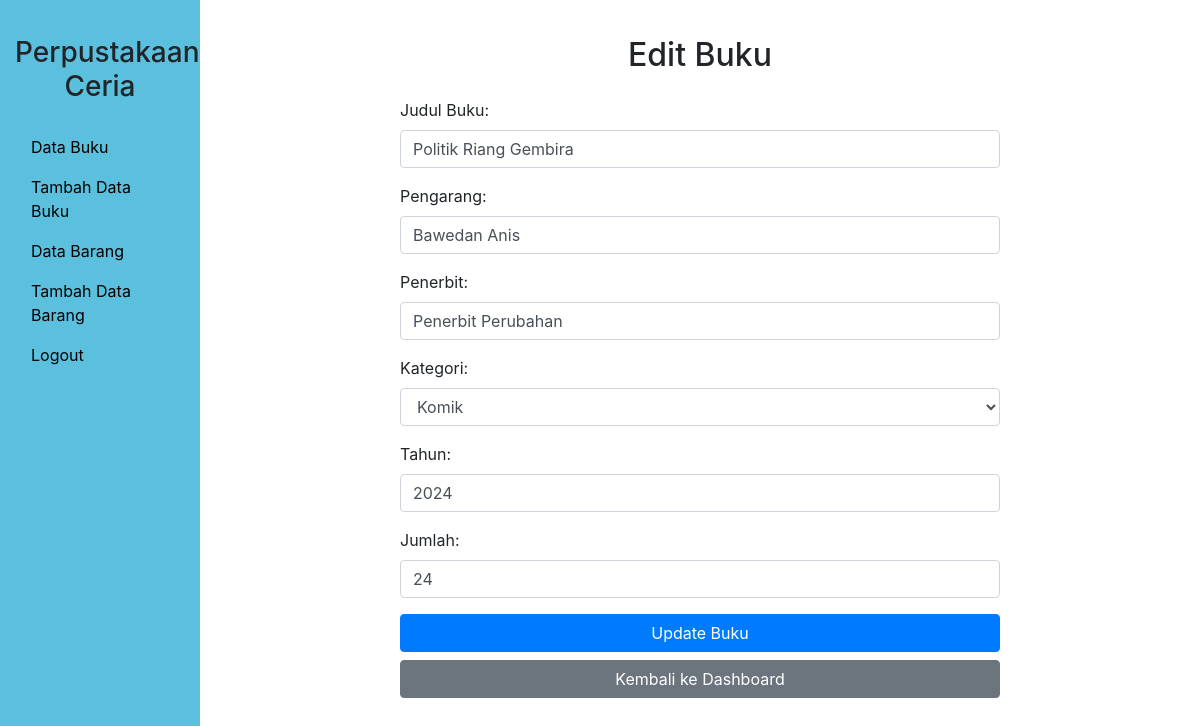
/edit_buku.php?id_buku=K001, run on the app's committed database.
### tables this page shows
CREATE TABLE `buku` (
  `no` int(11) NOT NULL,
  `id_buku` varchar(20) NOT NULL,
  `judul_buku` varchar(255) NOT NULL,
  `pengarang` varchar(100) NOT NULL,
  `penerbit` varchar(100) NOT NULL,
  `kategori` varchar(50) NOT NULL,
  `tahun` int(11) NOT NULL,
  `jumlah` int(11) NOT NULL
);

### edit_buku.php (the view, shortened to what this page needs)
<?php
$conn = new mysqli("localhost", "root", "", "perpustakaan");
$id_buku = $_GET['id_buku'];
$sql = "SELECT * FROM buku WHERE id_buku='$id_buku'";
$result = $conn->query($sql);
$row = $result->fetch_assoc();
?>
<!DOCTYPE html>
<html lang="en">
<head>
    <link rel="stylesheet" href="https://maxcdn.bootstrapcdn.com/bootstrap/4.5.2/css/bootstrap.min.css">
    <link rel="stylesheet" href="styledashboard.css">
</head>
<body>
<div class="container-fluid">
    <div class="row">
        <div class="col-md-2 sidebar">
            <h3 class="text-black text-center py-3">Perpustakaan Ceria</h3>
            <ul class="nav flex-column">
                 <li class="nav-item">
                    <a class="nav-link active" href="dashboard.php" style="color: #000000;">Data Buku</a>
                </li>
                <li class="nav-item">
                    <a class="nav-link" href="tambahdata.php" style="color: #000000;">Tambah Data Buku</a>
                </li>
                <li class="nav-item">
                    <a class="nav-link" href="databarang.php" style="color: #000000;">Data Barang</a>
                </li>
                <li class="nav-item">
                    <a class="nav-link" href="tambahbarang.php" style="color: #000000;">Tambah Data Barang</a>
                </li>
                <li class="nav-item">
                    <a class="nav-link" href="index.php" style="color: #000000;">Logout</a>
                </li>
            </ul>
        </div>
        <div class="col-md-10 content">
            <h2 class="text-center py-3">Edit Buku</h2>
            <form method="post" class="mx-auto" style="max-width: 600px;">
                <div class="form-group">
                    <label for="judul_buku">Judul Buku:</label>
                    <input type="text" class="form-control" id="judul_buku" name="judul_buku" value="<?php echo $row['judul_buku']; ?>" required>
                </div>
                <div class="form-group">
                    <label for="pengarang">Pengarang:</label>
                    <input type="text" class="form-control" id="pengarang" name="pengarang" value="<?php echo $row['pengarang']; ?>" required>
                </div>
                <div class="form-group">
                    <label for="penerbit">Penerbit:</label>
                    <input type="text" class="form-control" id="penerbit" name="penerbit" value="<?php echo $row['penerbit']; ?>" required>
                </div>
                <div class="form-group">
                    <label for="kategori">Kategori:</label>
                    <select class="form-control" id="kategori" name="kategori" required>
                        <option value="Komik" <?php if($row['kategori'] == 'Komik') echo 'selected'; ?>>Komik</option>
                    </select>
                </div>
                <div class="form-group">
                    <label for="tahun">Tahun:</label>
                    <input type="number" class="form-control" id="tahun" name="tahun" value="<?php echo $row['tahun']; ?>" required>
                </div>
                <div class="form-group">
                    <label for="jumlah">Jumlah:</label>
                    <input type="number" class="form-control" id="jumlah" name="jumlah" value="<?php echo $row['jumlah']; ?>" required>
                </div>
                <button type="submit" class="btn btn-primary btn-block">Update Buku</button>
                <a href="dashboard.php" class="btn btn-secondary btn-block">Kembali ke Dashboard</a>
            </form>
        </div>
    </div>
</div>
</body>
</html>

### styledashboard.css (style rules this page uses)
html, body { height: 100%; margin: 0; }
.container-fluid { height: 100%; }
.row { height: 100%; }
.sidebar { background-color: #5bc0de; height: 100%; padding-top: 20px; }
.content { padding: 20px; overflow-y: auto; }

### data on the page
buku: judul_buku "Politik Riang Gembira", pengarang "Bawedan Anis", penerbit "Penerbit Perubahan", kategori "Komik", tahun "2024", jumlah "24"
